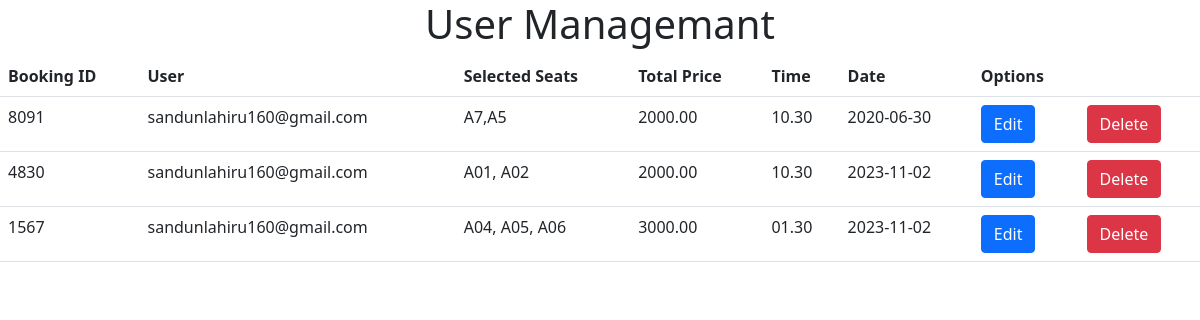
Page /admin/booking.php on the committed database.
### tables this page shows
CREATE TABLE IF NOT EXISTS `booking` (
  `bookingID` int NOT NULL,
  `selectedSeats` varchar(255) NOT NULL,
  `totalPrice` decimal(10,2) NOT NULL,
  `movieID` varchar(20) NOT NULL,
  `date` date NOT NULL,
  `time` varchar(10) NOT NULL,
  `user` varchar(200) DEFAULT NULL,
  PRIMARY KEY (`bookingID`)
);

### admin/booking.php (the view, shortened to what this page needs)
<?php
include 'booking_process.php';
?>
<!DOCTYPE html>
<html>
<head>
	<link rel="stylesheet" type="text/css" href="css/users.css">
    <link href="https://cdn.jsdelivr.net/npm/bootstrap@5.0.2/dist/css/bootstrap.min.css" rel="stylesheet">
</head>
<body>
<div class="page heading">
	<h1>User Managemant</h1>
</div>
<table class="table table-hover">
	<tr>
		<th>Booking ID</th>
        <th>User</th>
		<th>Selected Seats</th>
        <th>Total Price</th>
        <th>Time</th>
        <th>Date</th>
        <th>Options</th>
        <th></th>
	</tr>
	<?php
	$result = mysqli_query($conn, "SELECT * FROM booking");
while ($row = mysqli_fetch_assoc($result)) {
	?>
	<tr>
	<td><?php echo $row["bookingID"]; ?></td>
	<td><?php echo $row["user"]; ?></td>
	<td><?php echo $row["selectedSeats"]; ?></td>
    <td><?php echo $row["totalPrice"]; ?></td>
    <td><?php echo $row["time"]; ?></td>
    <td><?php echo $row["date"]; ?></td>
	<td>
        <a href="booking.php?edit=<?php echo $row["bookingID"]; ?>" class="btn btn-primary">Edit</a>
    </td>
    <td>
        <a href="booking_process.php?delete=<?php echo $row["bookingID"]; ?>" class="btn btn-danger">Delete</a>
    </td>
	</tr>
	<?php
}
	?>
</table>
</body>
</html>

### admin/css/users.css (style rules this page uses)
body { width: 100%; height: 100%; margin: 0px; padding: 0px; display: flex; flex-direction: column; align-items: center; justify-content: center; }
table { overflow: scroll; width: 90%; height: 70%; }

### rows in the picture
booking: bookingID "8091", user "sandunlahiru160@gmail.com", selectedSeats "A7,A5", totalPrice "2000.00", time "10.30", date "2020-06-30"
booking: bookingID "4830", user "sandunlahiru160@gmail.com", selectedSeats "A01, A02", totalPrice "2000.00", time "10.30", date "2023-11-02"
booking: bookingID "1567", user "sandunlahiru160@gmail.com", selectedSeats "A04, A05, A06", totalPrice "3000.00", time "01.30", date "2023-11-02"
